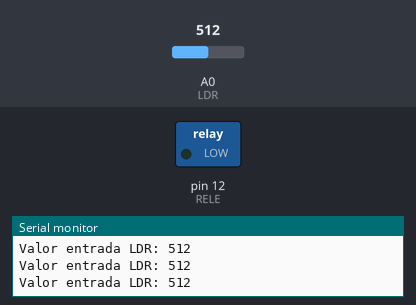
Simulated run of this sketch. Board: Arduino Uno, built with avr-gcc and run on an emulated ATmega328P. On the bench: switched loads named in the sketch (green lamp = pin HIGH), the last lines printed to the serial monitor. Inputs (shaded band) come from the test bench; at power-on: A0 (LDR) = 512.

Above: at 1.2 s.
1.3 s: A0 (LDR) set to 936
4.3 s: A0 (LDR) set to 962
At 5.5 s:
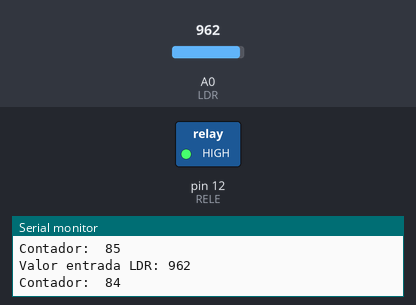
Timing chart, 0 to 11.9 s (numbered marks = the images above; inputs shaded):
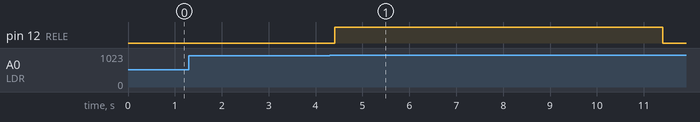

Measured:
- the behaviour switches between 950 and 951 on A0 (LDR) (found by bisection; images 0 and 1)
- after the input at 4.3 s, pin 12 (RELE): LOW → HIGH after 0.11 s, → LOW 7.0 s later

The sketch:

toldo01.ino
```cpp
/*                Automatismo toldo

Práctica na que simulamos o funcionamento dun toldo, que se vai a estirar ou non en función do nivel de brillo que reciba un pin LDR.
Este pin é unha resistencia variable na que cando non percibe luz a súa resistencia é alta e cando percibe luz a resistencia disminúe ata ser casi 0.
A partir de aquí asignamos unha variable (umbral) na que asignamos un valor, co que queremos conseguir que cando a lectura da LDR o seu valor sexa maior
ca o do umbral se active un relé que vai facer funcionar un motor que sería o que estira o toldo. Para que o motor traballe un tempo determinado,
asignámolle un contador que vai restando unha unidade segundo se executa o programa en bucle. Cando o contador chega a 0,o motor para.


Entradas: pin analóxico A0
Saídas: pin dixital 12

Autor: Manuel Dominguez
data: 3 Marzo


*/
#define RELE 12
#define LDR A0


int umbral = 950;      		 // Declaramos int; o que lle comunica a Arduino que é unha variable enteira, neste caso asociado ao comando umbral
int entrada = -1;			/* Asignámolle un valor enteiro a "entrada"; neste caso -1, para que no momento da lectura se vemos que sigue marcando -1
								non está leendo o valor da ldr correctamente */
bool releON = false;		// Declaramos releON coma unha variable Booleana, na que vamos ter 2 estados (true-false), neste caso queremos que de inicio sexa false
int contador = 100;			// utilizámolo para o tempo de funcionamento do motor

void setup(){				// Esta parte arduino só a vai leer unha vez, é donde indica os modos de traballo dos pins

 pinMode(RELE, OUTPUT);		// Indicamos que 	RELÉ é unha saída
 pinMode(LDR, INPUT);    	// Indicamos que LDR é unha entrada
 Serial.begin(9600);		// Dicímolle cal queremos que sexa a velocidade de comunicación
}


void loop(){					// Aquí é donde escribimos o programa e como queremos que funcione, e se repitya en bucle
  			//LECTURA ENTRADAS

 entrada = analogRead(LDR);   // Funcion na que lle asignamos que cando escribamos "entrada", lea o valor da LDR, definida no pin A0. O RANGO É 54 - 974
 Serial.print("Valor entrada LDR: "); 	// Aqui escribimos no monitor serie:  "valor da entrada LDR"
 Serial.println(entrada);				// Aqui queremos que imprima o valor da entrada no monitor serie


  		//ACCIONAMENTO ACTUADORES
  if(entrada > umbral)  { 	 //comprobar que si o valor da entrada do ldr sexa maior que o valor do umbral, neste caso 950 realice o seguinte
    releON = true;			// Dicimos que o relé encenda
  	contador ;				// Queremos que se active o contador, que comeza en 100

  }

  if(entrada > umbral && contador > 0) {	/* Funcion na que dicimos que si ao valor da entrada(LDR) é maior que o umbral (950)
    										e ademáis si o contador é maior que cero, faga o seguinte*/

	Serial.print("Contador:  "); Serial.println(contador);  // Imprimir "Contador "
    contador --;											// O contador reste unha unidade cada vez que execute o ciclo
    delay(70);												// Esperar 70 milisegundos ata que volva leer función de novo
  }
  else  {				// Función na que nos di que se non se cumple o anterior, faga o seguinte
     releON = false;	// apagar o relé
  }

   digitalWrite(RELE, releON);  // dicimos no programa que (RELE, releON) é unha saída dixital
}
```
